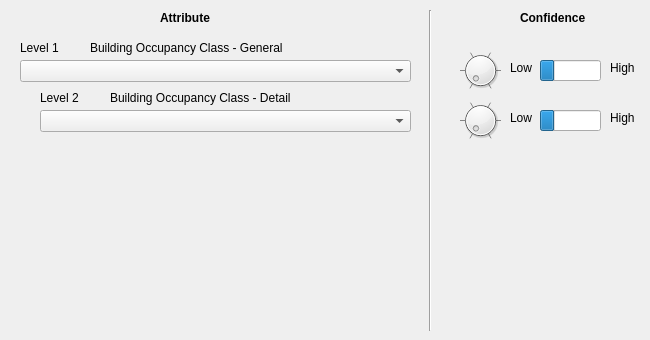
   <widget class="QWidget" name="tabWidgetPage8">
    <attribute name="title">
     <string>Occupancy</string>
    </attribute>
    <widget class="Line" name="line_12">
     <property name="geometry">
      <rect>
       <x>420</x>
       <y>10</y>
       <width>20</width>
       <height>321</height>
      </rect>
     </property>
     <property name="orientation">
      <enum>Qt::Vertical</enum>
     </property>
    </widget>
    <widget class="QLabel" name="label_90">
     <property name="geometry">
      <rect>
       <x>510</x>
       <y>110</y>
       <width>31</width>
       <height>16</height>
      </rect>
     </property>
     <property name="text">
      <string>Low</string>
     </property>
    </widget>
    <widget class="QLabel" name="label_87">
     <property name="geometry">
      <rect>
       <x>160</x>
       <y>10</y>
       <width>81</width>
       <height>16</height>
      </rect>
     </property>
     <property name="font">
      <font>
       <weight>75</weight>
       <bold>true</bold>
      </font>
     </property>
     <property name="text">
      <string>Attribute</string>
     </property>
    </widget>
    <widget class="QLabel" name="label_91">
     <property name="geometry">
      <rect>
       <x>110</x>
       <y>90</y>
       <width>201</width>
       <height>16</height>
      </rect>
     </property>
     <property name="toolTip">
      <string>Material technology</string>
     </property>
     <property name="text">
      <string>Building Occupancy Class - Detail</string>
     </property>
    </widget>
    <widget class="QLabel" name="label_92">
     <property name="geometry">
      <rect>
       <x>90</x>
       <y>40</y>
       <width>251</width>
       <height>16</height>
      </rect>
     </property>
     <property name="text">
      <string>Building Occupancy Class - General</string>
     </property>
    </widget>
    <widget class="QLabel" name="label_93">
     <property name="geometry">
      <rect>
       <x>510</x>
       <y>60</y>
       <width>31</width>
       <height>16</height>
      </rect>
     </property>
     <property name="text">
      <string>Low</string>
     </property>
    </widget>
    <widget class="QDial" name="occupy_dt_bp">
     <property name="geometry">
      <rect>
       <x>460</x>
       <y>100</y>
       <width>41</width>
       <height>41</height>
      </rect>
     </property>
     <property name="maximum">
      <number>99</number>
     </property>
     <property name="singleStep">
      <number>10</number>
     </property>
     <property name="wrapping">
      <bool>false</bool>
     </property>
     <property name="notchTarget">
      <double>10.000000000000000</double>
     </property>
     <property name="notchesVisible">
      <bool>true</bool>
     </property>
    </widget>
    <widget class="QProgressBar" name="progressBar_18">
     <property name="geometry">
      <rect>
       <x>540</x>
       <y>110</y>
       <width>61</width>
       <height>21</height>
      </rect>
     </property>
     <property name="value">
      <number>24</number>
     </property>
     <property name="textVisible">
      <bool>false</bool>
     </property>
     <property name="invertedAppearance">
      <bool>false</bool>
     </property>
    </widget>
    <widget class="QDial" name="occupy_bp">
     <property name="geometry">
      <rect>
       <x>460</x>
       <y>50</y>
       <width>41</width>
       <height>41</height>
      </rect>
     </property>
     <property name="maximum">
      <number>99</number>
     </property>
     <property name="singleStep">
      <number>10</number>
     </property>
     <property name="wrapping">
      <bool>false</bool>
     </property>
     <property name="notchTarget">
      <double>10.000000000000000</double>
     </property>
     <property name="notchesVisible">
      <bool>true</bool>
     </property>
    </widget>
    <widget class="QProgressBar" name="progressBar_19">
     <property name="geometry">
      <rect>
       <x>540</x>
       <y>60</y>
       <width>61</width>
       <height>21</height>
      </rect>
     </property>
     <property name="value">
      <number>24</number>
     </property>
     <property name="textVisible">
      <bool>false</bool>
     </property>
     <property name="invertedAppearance">
      <bool>false</bool>
     </property>
    </widget>
    <widget class="QLabel" name="label_94">
     <property name="geometry">
      <rect>
       <x>610</x>
       <y>110</y>
       <width>31</width>
       <height>16</height>
      </rect>
     </property>
     <property name="text">
      <string>High</string>
     </property>
    </widget>
    <widget class="QLabel" name="label_95">
     <property name="geometry">
      <rect>
       <x>610</x>
       <y>60</y>
       <width>31</width>
       <height>16</height>
      </rect>
     </property>
     <property name="text">
      <string>High</string>
     </property>
    </widget>
    <widget class="QComboBox" name="occupy">
     <property name="geometry">
      <rect>
       <x>20</x>
       <y>60</y>
       <width>391</width>
       <height>22</height>
      </rect>
     </property>
    </widget>
    <widget class="QLabel" name="label_96">
     <property name="geometry">
      <rect>
       <x>40</x>
       <y>90</y>
       <width>53</width>
       <height>16</height>
      </rect>
     </property>
     <property name="text">
      <string>Level 2</string>
     </property>
    </widget>
    <widget class="QLabel" name="label_97">
     <property name="geometry">
      <rect>
       <x>20</x>
       <y>40</y>
       <width>53</width>
       <height>16</height>
      </rect>
     </property>
     <property name="text">
      <string>Level 1</string>
     </property>
    </widget>
    <widget class="QComboBox" name="occupy_dt">
     <property name="geometry">
      <rect>
       <x>40</x>
       <y>110</y>
       <width>371</width>
       <height>22</height>
      </rect>
     </property>
    </widget>
    <widget class="QLabel" name="label_98">
     <property name="geometry">
      <rect>
       <x>520</x>
       <y>10</y>
       <width>81</width>
       <height>16</height>
      </rect>
     </property>
     <property name="font">
      <font>
       <weight>75</weight>
       <bold>true</bold>
      </font>
     </property>
     <property name="text">
      <string>Confidence</string>
     </property>
    </widget>
   </widget>
